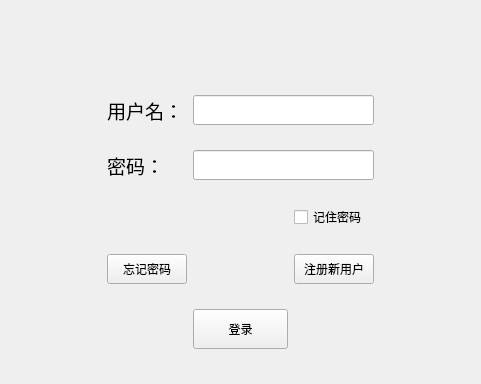
<?xml version="1.0" encoding="UTF-8"?>
<ui version="4.0">
 <class>Login</class>
 <widget class="QWidget" name="Login">
  <property name="geometry">
   <rect>
    <x>0</x>
    <y>0</y>
    <width>481</width>
    <height>384</height>
   </rect>
  </property>
  <property name="windowTitle">
   <string>Form</string>
  </property>
  <layout class="QGridLayout" name="gridLayout">
   <item row="5" column="2">
    <spacer name="horizontalSpacer">
     <property name="orientation">
      <enum>Qt::Horizontal</enum>
     </property>
     <property name="sizeHint" stdset="0">
      <size>
       <width>56</width>
       <height>20</height>
      </size>
     </property>
    </spacer>
   </item>
   <item row="5" column="3">
    <widget class="QPushButton" name="btnRegister">
     <property name="minimumSize">
      <size>
       <width>0</width>
       <height>30</height>
      </size>
     </property>
     <property name="text">
      <string>注册新用户</string>
     </property>
    </widget>
   </item>
   <item row="1" column="1">
    <widget class="QLabel" name="label">
     <property name="minimumSize">
      <size>
       <width>0</width>
       <height>30</height>
      </size>
     </property>
     <property name="font">
      <font>
       <pointsize>14</pointsize>
      </font>
     </property>
     <property name="text">
      <string>用户名：</string>
     </property>
    </widget>
   </item>
   <item row="5" column="0">
    <spacer name="horizontalSpacer_4">
     <property name="orientation">
      <enum>Qt::Horizontal</enum>
     </property>
     <property name="sizeHint" stdset="0">
      <size>
       <width>78</width>
       <height>20</height>
      </size>
     </property>
    </spacer>
   </item>
   <item row="3" column="3">
    <widget class="QCheckBox" name="checkBoxRem">
     <property name="text">
      <string>记住密码</string>
     </property>
    </widget>
   </item>
   <item row="5" column="1">
    <widget class="QPushButton" name="btnForget">
     <property name="minimumSize">
      <size>
       <width>0</width>
       <height>30</height>
      </size>
     </property>
     <property name="text">
      <string>忘记密码</string>
     </property>
    </widget>
   </item>
   <item row="1" column="2" colspan="2">
    <widget class="QLineEdit" name="editUsername">
     <property name="minimumSize">
      <size>
       <width>0</width>
       <height>30</height>
      </size>
     </property>
    </widget>
   </item>
   <item row="2" column="1">
    <widget class="QLabel" name="label_3">
     <property name="minimumSize">
      <size>
       <width>0</width>
       <height>30</height>
      </size>
     </property>
     <property name="font">
      <font>
       <pointsize>14</pointsize>
      </font>
     </property>
     <property name="text">
      <string>密码：</string>
     </property>
    </widget>
   </item>
   <item row="6" column="2">
    <widget class="QPushButton" name="btnLogin">
     <property name="minimumSize">
      <size>
       <width>0</width>
       <height>40</height>
      </size>
     </property>
     <property name="text">
      <string>登录</string>
     </property>
    </widget>
   </item>
   <item row="0" column="2">
    <widget class="QWidget" name="widget" native="true">
     <property name="minimumSize">
      <size>
       <width>0</width>
       <height>40</height>
      </size>
     </property>
     <property name="maximumSize">
      <size>
       <width>16777215</width>
       <height>40</height>
      </size>
     </property>
    </widget>
   </item>
   <item row="2" column="2" colspan="2">
    <widget class="QLineEdit" name="editPassword">
     <property name="minimumSize">
      <size>
       <width>0</width>
       <height>30</height>
      </size>
     </property>
     <property name="echoMode">
      <enum>QLineEdit::Password</enum>
     </property>
    </widget>
   </item>
   <item row="5" column="4">
    <spacer name="horizontalSpacer_5">
     <property name="orientation">
      <enum>Qt::Horizontal</enum>
     </property>
     <property name="sizeHint" stdset="0">
      <size>
       <width>78</width>
       <height>20</height>
      </size>
     </property>
    </spacer>
   </item>
  </layout>
 </widget>
 <resources/>
 <connections/>
</ui>
